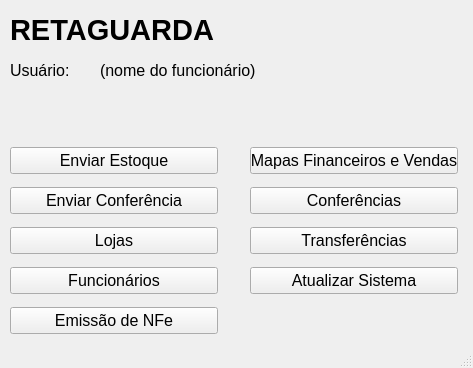
<?xml version="1.0" encoding="UTF-8"?>
<ui version="4.0">
 <class>MainWindow</class>
 <widget class="QMainWindow" name="MainWindow">
  <property name="geometry">
   <rect>
    <x>0</x>
    <y>0</y>
    <width>473</width>
    <height>368</height>
   </rect>
  </property>
  <property name="windowTitle">
   <string>Sistema de Gestão</string>
  </property>
  <widget class="QWidget" name="centralwidget">
   <widget class="QLabel" name="label_6">
    <property name="geometry">
     <rect>
      <x>10</x>
      <y>4</y>
      <width>651</width>
      <height>51</height>
     </rect>
    </property>
    <property name="font">
     <font>
      <pointsize>22</pointsize>
      <weight>75</weight>
      <bold>true</bold>
     </font>
    </property>
    <property name="text">
     <string>RETAGUARDA</string>
    </property>
   </widget>
   <widget class="QLabel" name="logo">
    <property name="geometry">
     <rect>
      <x>890</x>
      <y>10</y>
      <width>121</width>
      <height>61</height>
     </rect>
    </property>
    <property name="layoutDirection">
     <enum>Qt::LeftToRight</enum>
    </property>
    <property name="text">
     <string/>
    </property>
    <property name="pixmap">
     <pixmap>imagens/logo_nova.png</pixmap>
    </property>
    <property name="scaledContents">
     <bool>true</bool>
    </property>
   </widget>
   <widget class="QWidget" name="layoutWidget">
    <property name="geometry">
     <rect>
      <x>10</x>
      <y>140</y>
      <width>208</width>
      <height>201</height>
     </rect>
    </property>
    <layout class="QVBoxLayout" name="verticalLayout">
     <item>
      <widget class="QPushButton" name="pushButton_7">
       <property name="font">
        <font>
         <pointsize>12</pointsize>
        </font>
       </property>
       <property name="text">
        <string>Enviar Estoque</string>
       </property>
      </widget>
     </item>
     <item>
      <widget class="QPushButton" name="pushButton_8">
       <property name="font">
        <font>
         <pointsize>12</pointsize>
        </font>
       </property>
       <property name="text">
        <string>Enviar Conferência</string>
       </property>
      </widget>
     </item>
     <item>
      <widget class="QPushButton" name="pushButton_9">
       <property name="font">
        <font>
         <pointsize>12</pointsize>
        </font>
       </property>
       <property name="text">
        <string>Lojas</string>
       </property>
      </widget>
     </item>
     <item>
      <widget class="QPushButton" name="pushButton_10">
       <property name="font">
        <font>
         <pointsize>12</pointsize>
        </font>
       </property>
       <property name="text">
        <string>Funcionários</string>
       </property>
      </widget>
     </item>
     <item>
      <widget class="QPushButton" name="pushButton_11">
       <property name="font">
        <font>
         <pointsize>12</pointsize>
        </font>
       </property>
       <property name="text">
        <string>Emissão de NFe</string>
       </property>
      </widget>
     </item>
    </layout>
   </widget>
   <widget class="QLabel" name="label">
    <property name="geometry">
     <rect>
      <x>10</x>
      <y>60</y>
      <width>81</width>
      <height>21</height>
     </rect>
    </property>
    <property name="font">
     <font>
      <pointsize>12</pointsize>
     </font>
    </property>
    <property name="text">
     <string>Usuário:</string>
    </property>
   </widget>
   <widget class="QLabel" name="label_7">
    <property name="geometry">
     <rect>
      <x>100</x>
      <y>60</y>
      <width>501</width>
      <height>21</height>
     </rect>
    </property>
    <property name="font">
     <font>
      <pointsize>12</pointsize>
     </font>
    </property>
    <property name="text">
     <string>(nome do funcionário)</string>
    </property>
   </widget>
   <widget class="QWidget" name="layoutWidget_2">
    <property name="geometry">
     <rect>
      <x>250</x>
      <y>140</y>
      <width>208</width>
      <height>161</height>
     </rect>
    </property>
    <layout class="QVBoxLayout" name="verticalLayout_3">
     <item>
      <widget class="QPushButton" name="pushButton_31">
       <property name="font">
        <font>
         <pointsize>12</pointsize>
        </font>
       </property>
       <property name="text">
        <string>Mapas Financeiros e Vendas</string>
       </property>
      </widget>
     </item>
     <item>
      <widget class="QPushButton" name="pushButton_5">
       <property name="font">
        <font>
         <pointsize>12</pointsize>
        </font>
       </property>
       <property name="text">
        <string>Conferências</string>
       </property>
      </widget>
     </item>
     <item>
      <widget class="QPushButton" name="pushButton_18">
       <property name="font">
        <font>
         <pointsize>12</pointsize>
        </font>
       </property>
       <property name="text">
        <string>Transferências</string>
       </property>
      </widget>
     </item>
     <item>
      <widget class="QPushButton" name="pushButton_19">
       <property name="font">
        <font>
         <pointsize>12</pointsize>
        </font>
       </property>
       <property name="text">
        <string>Atualizar Sistema</string>
       </property>
      </widget>
     </item>
    </layout>
   </widget>
  </widget>
  <widget class="QStatusBar" name="statusbar"/>
  <action name="actionRedefinir_Senha">
   <property name="text">
    <string>Redefinir Senha</string>
   </property>
  </action>
  <action name="actionSincronizar_Bando_de_Dados">
   <property name="text">
    <string>Sincronizar Bando de Dados</string>
   </property>
  </action>
  <action name="actionSelecionar_Impressora">
   <property name="text">
    <string>Selecionar Impressora</string>
   </property>
  </action>
 </widget>
 <tabstops>
  <tabstop>pushButton_7</tabstop>
  <tabstop>pushButton_8</tabstop>
 </tabstops>
 <resources/>
 <connections/>
</ui>
